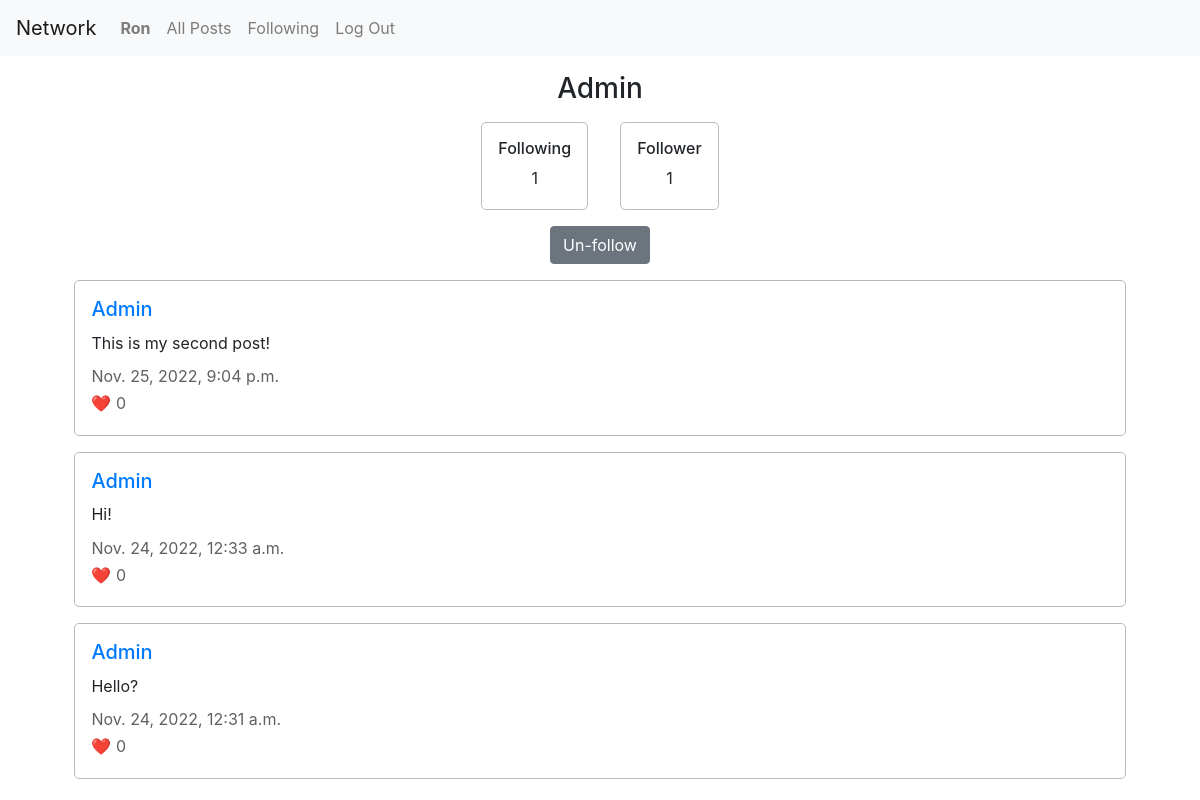
/user/Admin (signed in), run on the app's committed database.
### network/models.py (models this page shows, shortened)
class User(AbstractUser):
    pass

class Post(models.Model):
    user = models.ForeignKey("User", on_delete=models.CASCADE, related_name ="posts")
    content = models.TextField(max_length=255)
    timestamp = models.DateTimeField(auto_now_add=True)
    likes = models.ManyToManyField("User", blank=True, related_name="liked")

### network/views.py (the view, shortened to what this page needs)
# urls.py: path("user/<str:username>", views.user, name="user"),
def user(request, username):
    watcher = User.objects.get(username=request.user)
    user = User.objects.get(username=username)
    posts = Post.objects.all()
    userposts = posts.filter(user=user.id).order_by('timestamp').reverse()
    followingCount = user.following.all().count()
    followedCount = user.followed.all().count()
    followLink = Follow.objects.filter(following = watcher, followed = user)
    ownPage = False
    isFollowing = False
    if user == watcher:
        ownPage = True
    elif followLink.exists():
        isFollowing = True
    return render(request, "network/user.html", {
        "username": user.username,
        "posts": userposts,
        "ownpage": ownPage,
        "isfollowing": isFollowing,
        "following": followingCount,
        "follower": followedCount
    })

### network/templates/network/user.html (shortened to what this page needs)
{% extends "network/layout.html" %}
{% load static %}
{% block body %}
    <h3>{{ username }}</h3>
    <div class="user-info">
        <div class="section">
            <h6>Following</h6>
            <p>{{ following }}</p>
        </div>
        <div class="section">
            <h6>Follower</h6>
            <p>{{ follower }}</p>
        </div>
    </div>
    {% if not ownpage %}
        <div class="follow-block">
            <form action="{% url 'user' username %}" method = "post">
                {% if isfollowing %}
                    <input type="submit" id="follow-btn" class="btn btn-secondary btn-block" name="unfollow" value="Un-follow">
                {% else %}
                    <input type="submit" id="follow-btn" class="btn btn-primary btn-block" name="follow" value="Follow">
                {% endif %}
            </form>
        </div>
    {% endif %}
    {% for post in posts %}
        <div class="section">
            <h5><a href="{% url 'user' username %}">{{ username }}</a></h5>
            <p class="post-content">{{ post.content }}</p>
            <p class="grey">{{ post.timestamp }}</p>
            <p class="grey">&#10084;&#65039; {{ post.likes.all.count }}</p>
        </div>
    {% endfor %}
{% endblock %}

### network/templates/network/layout.html (shortened to what this page needs)
{% load static %}
<!DOCTYPE html>
<html lang="en">
    <head>
        <link rel="stylesheet" href="https://stackpath.bootstrapcdn.com/bootstrap/4.4.1/css/bootstrap.min.css">
        <link href="{% static 'network/styles.css' %}" rel="stylesheet">
    </head>
    <body>
        <nav class="navbar navbar-expand-lg navbar-light bg-light">
            <a class="navbar-brand" href="#">Network</a>
            <div class="collapse navbar-collapse" id="navbarNav">
                <ul class="navbar-nav mr-auto">
                {% if user.is_authenticated %}
                    <li class="nav-item">
                        <a class="nav-link" href="{% url 'user' user.username %}"><strong>{{ user.username }}</strong></a>
                    </li>
                {% endif %}
                <li class="nav-item">
                    <a class="nav-link" href="{% url 'index' %}">All Posts</a>
                </li>
                {% if user.is_authenticated %}
                    <li class="nav-item">
                        <a class="nav-link" href="{% url 'following' %}">Following</a>
                    </li>
                    <li class="nav-item">
                        <a class="nav-link" href="{% url 'logout' %}">Log Out</a>
                    </li>
                {% endif %}
                </ul>
            </div>
        </nav>
        <div class="body">
            {% block body %}
            {% endblock %}
        </div>
    </body>
</html>

### network/static/network/styles.css (style rules this page uses)
.body { display: flex; flex-direction: column; justify-content: center; align-items: center; gap: 1rem; margin: 1rem; }
.section { width: 90%; border: 0.2px rgb(186, 186, 186) solid; border-radius: 5px; padding: 1rem; }
h3 { margin-bottom: 0rem; }
h5 { margin-bottom: 0.6rem; }
p { margin-bottom: 0.2rem; }
.post-content { margin-bottom: 0.6rem; }
.grey { color: rgb(96, 96, 96); }
.user-info { display: flex; flex-direction: row; justify-content: center; align-items: center; text-align: center; gap: 2rem; }

### data on the page
User: username "Ron"
User: username "Admin"
Post: content "This is my second post!", timestamp "Nov. 25, 2022, 9:04 p.m.", likes.all.count "0"
Post: content "Hi!", timestamp "Nov. 24, 2022, 12:33 a.m.", likes.all.count "0"
Post: content "Hello?", timestamp "Nov. 24, 2022, 12:31 a.m.", likes.all.count "0"

### other printed values
{{ following }} "1"
{{ follower }} "1"
